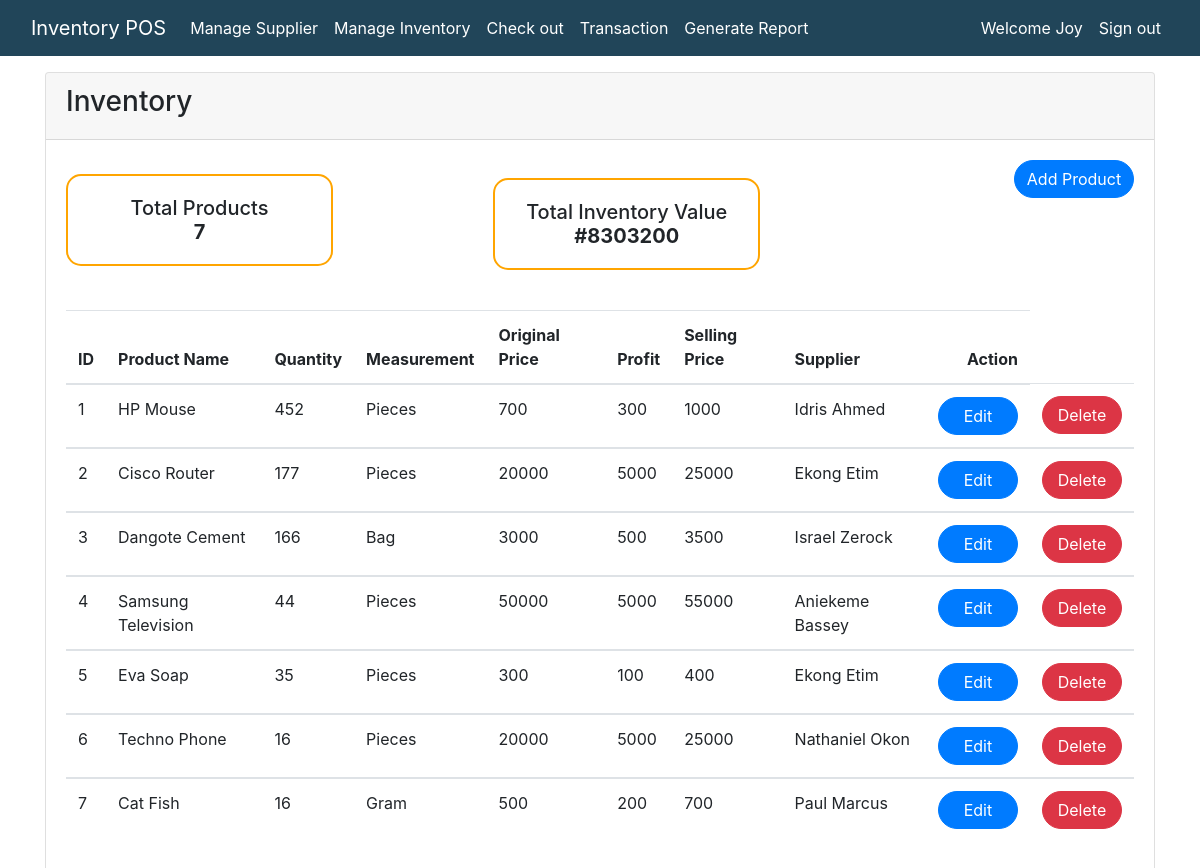
/view/product.php (signed in), run on the app's committed database.
### tables this page shows
CREATE TABLE `product` (
  `prod_id` int(11) NOT NULL,
  `prod_name` varchar(50) NOT NULL,
  `quantity` varchar(50) NOT NULL,
  `measure_id` int(11) NOT NULL,
  `original_price` decimal(10,0) NOT NULL,
  `profit` decimal(10,0) NOT NULL,
  `selling_price` decimal(10,0) NOT NULL,
  `sup_id` int(11) NOT NULL
);

CREATE TABLE `measurement` (
  `measure_id` int(11) NOT NULL,
  `measure_name` varchar(50) NOT NULL
);

CREATE TABLE `supplier` (
  `sup_id` int(11) NOT NULL,
  `sup_name` varchar(50) NOT NULL,
  `sup_comp` varchar(50) NOT NULL,
  `phone` varchar(50) NOT NULL,
  `address` varchar(50) NOT NULL
);

### classes/product.php (called while the page is built, shortened)
<?php
function get_all_product($mysqli){
    $query = "SELECT * FROM product";
    $result = mysqli_query($mysqli, $query) or die(mysqli_error($mysqli));
    return $result;
}
function count_total_product($mysqli){
    $query = "SELECT count(*) AS total_product FROM product";
    $result = mysqli_query($mysqli, $query) or die(mysqli_error($mysqli));
    return $result;
}
function total_product_value($mysqli){
    $query = "SELECT sum(quantity*selling_price) AS total_product_value FROM product";
    $result = mysqli_query($mysqli, $query) or die(mysqli_error($mysqli));
    return $result;
}

### classes/measurement.php (called while the page is built, shortened)
<?php
function get_measurement_by_id($mysqli, $measure_id){
    $query = "SELECT * FROM measurement WHERE measure_id =".$measure_id;
    $result = mysqli_query($mysqli, $query) or die(mysqli_error($mysqli));
    return $result;
}

### classes/supplier.php (called while the page is built, shortened)
<?php
function get_supplier_by_id($mysqli, $sup_id){
    $query = "SELECT * FROM supplier WHERE sup_id =".$sup_id;
    $result = mysqli_query($mysqli, $query) or die(mysqli_error($mysqli));
    return $result;
}

### view/product.php (the view, shortened to what this page needs)
<?php
    include_once '../includes/header.php';
    include_once '../classes/supplier.php';
    include_once '../classes/measurement.php';
    include_once '../classes/product.php';
 ?>
                    <?php
                    $result =get_all_measurement($mysqli);
                        if(mysqli_num_rows($result) > 0){
                            while($sup_row = mysqli_fetch_assoc($result)){
                                $measure_name = $sup_row['measure_name'];
                        ?>
                        <?php
                        }
                    }
                    ?>
                    <?php
                    $result = get_all_supplier($mysqli);
                        if(mysqli_num_rows($result) > 0){
                            while($sup_row = mysqli_fetch_assoc($result)){
                                $sup_name = $sup_row['sup_name'];
                        ?>
                        <?php
                        }
                    }
                    ?>
      <div class="container">
          <div class="card">
            <div class="card-header">
            <h3>Inventory</h3>
            </div>
            <div class="card-body">
                  <div class="row">
                     <div class="col-md-12 text-right">
                     <button class="btn btn-primary badge-pill" data-bs-toggle="modal" data-bs-target="#addprod" style="width:120px">Add Product</button>
                        <div id="box">
                          <h5 class="card-title" id="val">Total Inventory Value
                          <br>
                          <?php
                              $result = total_product_value($mysqli);
                              $tot_val_row = mysqli_fetch_assoc($result);
                              $total_product_value = $tot_val_row['total_product_value'];
                           ?>
                          <strong>#<?php echo $total_product_value ?></strong>
                           </h5>
                          <h5 class="card-title" id="prod">Total Products
                           <br>
                           <?php
                              $result = count_total_product($mysqli);
                              $count_row = mysqli_fetch_assoc($result);
                              $total_product = $count_row['total_product'];
                           ?>
                          <strong> <?php echo $total_product ?></strong>
                           </h5>
                        </div>
                     </div>
                   </div>
                   <br>
              <table class="table table-hover table-border" >
                  <thead>
                    <tr>
                      <th scope="col">ID</th>
                      <th scope="col">Product Name</th>
                      <th scope="col">Quantity</th>
                      <th scope="col">Measurement</th>
                      <th scope="col">Original Price</th>
                      <th scope="col">Profit</th>
                      <th scope="col">Selling Price</th>
                      <th scope="col">Supplier</th>
                      <th class="text-right"  scope="col">Action</th>
                    </tr>
                  </thead>
                      <?php
                      $cnt = 1;
                      $result = get_all_product($mysqli);
                        if(mysqli_num_rows($result) > 0){
                            while ($prod_row = mysqli_fetch_assoc($result)) {
                               $prod_id         = $prod_row['prod_id'];
                               $prod_name       = $prod_row['prod_name'];
                               $quantity        = $prod_row['quantity'];
                                $res_measure = get_measurement_by_id($mysqli, $measure_id = $prod_row['measure_id']);
                                while ($measure_row = mysqli_fetch_assoc($res_measure)) {
                                    $measure_name = $measure_row['measure_name'];
                                }
                               $original_price  = $prod_row['original_price'];
                               $profit          = $prod_row['profit'];
                               $selling_price   = $prod_row['selling_price'];
                                $res_sup = get_supplier_by_id($mysqli, $sup_id = $prod_row['sup_id']);
                                while ($sup_row = mysqli_fetch_assoc($res_sup)) {
                                    $sup_name = $sup_row['sup_name'];
                                }
                              ?>
                         <tbody>
                        <tr>
                        <td scope="col"><?php echo $cnt ?></td>
                        <td scope="col"><?php echo $prod_name ?></td>
                        <td scope="col"><?php echo $quantity ?></td>
                        <td scope="col"><?php echo $measure_name ?></td>
                        <td scope="col"><?php echo $original_price ?></td>
                        <td scope="col"><?php echo $profit ?></td>
                        <td scope="col"><?php echo $selling_price ?></td>
                        <td scope="col"><?php echo $sup_name ?></td>
                        <td><button class="btn btn-primary badge-pill " type="button" value="open popup" onclick="window.open('edit_product.php?edit=1&prod_id=<?php echo $prod_id ?>', '_blank', 'height=700, width=400 top=-200 left=100')" style="width:80px">Edit</button></td>
                        <td><button class="btn btn-danger badge-pill" style="width:80px">Delete</button></td>
                    </tr>
                    </tbody>
                        <?php
                        $cnt ++;
                            }
                        }
                      ?>
              </table>
            </div>
          </div>
      </div>
      <?php
        include_once '../includes/footer.php';
    ?>

### includes/header.php (shortened to what this page needs)
<!doctype html>
<html lang="en">
  <head>
    <link rel="stylesheet" type="text/css" href="../assets/css/bootstrap.min.css">
    <link rel="stylesheet" type="text/css" href="../assets/style/style.css" >
  </head>
  <body>
  <?php
        include_once 'navbar.php';
    ?>
<br><br><br>

### includes/navbar.php (shortened to what this page needs)
  <nav class="navbar navbar-expand-md navbar-dark bg-info fixed-top">
    <div class="container-fluid">
            <a class="navbar-brand" href="#">Inventory POS</a>
        <div class="collapse navbar-collapse" id="navbarCollapse">
          <ul class="navbar-nav me-auto mb-2 mb-md-0">
              <li class="nav-item active">
                  <a class="nav-link" aria-current="page" href="supplier.php">Manage Supplier</a>
              </li>
              <li class="nav-item">
                <a class="nav-link" href="product.php  ">Manage Inventory</a>
              </li>
              <li class="nav-item">
                <a class="nav-link" href="checkout.php">Check out</a>
              </li>
              <li class="nav-item">
                <a class="nav-link" href="transaction.php">Transaction</a>
              </li>
              <li class="nav-item">
                <a class="nav-link" href="generate_reports.php">Generate Report</a>
              </li>
          </ul>
          <ul class="navbar-nav ml-auto mb-2 mb-md-0">
          <li class="nav-item">
              <a class="nav-link active">  <?php
                  if(isset($_SESSION['fname'])){
                    echo "Welcome ". $_SESSION['fname'];
                  }
              ?></a>
            </li>
            <li class="nav-item">
              <a class="nav-link" href="../logout.php">Sign out</a>
            </li>
          </ul>
      </div>
  </div>
</nav>

### includes/footer.php (shortened to what this page needs)
</body>
</html>

### assets/style/style.css (style rules this page uses)
.navbar { background-color: #214559 !important; }
.navbar .navbar-brand { color: #FFF; }
.navbar .navbar-nav li a { color: #FFF !important; }

### view/product.php (style rules this page uses)
#val { border:2px solid orange; border-radius: 15px; text-align: center; padding: 20px; width: 25%; position: relative; left:40%; top: 100px; }
#prod { border:2px solid orange; border-radius: 15px; text-align: center; padding: 20px; width: 25%; position: relative; top: -8px; }
#box { margin-top:-120px; }

### data on the page
product: prod_name "HP Mouse", quantity "452", measure.measure_name "Pieces", original_price "700", profit "300", selling_price "1000", sup.sup_name "Idris Ahmed"
product: prod_name "Cisco Router", quantity "177", measure.measure_name "Pieces", original_price "20000", profit "5000", selling_price "25000", sup.sup_name "Ekong Etim"
product: prod_name "Dangote Cement", quantity "166", measure.measure_name "Bag", original_price "3000", profit "500", selling_price "3500", sup.sup_name "Israel Zerock"
product: prod_name "Samsung Television", quantity "44", measure.measure_name "Pieces", original_price "50000", profit "5000", selling_price "55000", sup.sup_name "Aniekeme Bassey"
product: prod_name "Eva Soap", quantity "35", measure.measure_name "Pieces", original_price "300", profit "100", selling_price "400", sup.sup_name "Ekong Etim"
product: prod_name "Techno Phone", quantity "16", measure.measure_name "Pieces", original_price "20000", profit "5000", selling_price "25000", sup.sup_name "Nathaniel Okon"
product: prod_name "Cat Fish", quantity "16", measure.measure_name "Gram", original_price "500", profit "200", selling_price "700", sup.sup_name "Paul Marcus"

### other printed values
$_SESSION['fname'] "Joy"
$total_product_value "8303200"
$total_product "7"
